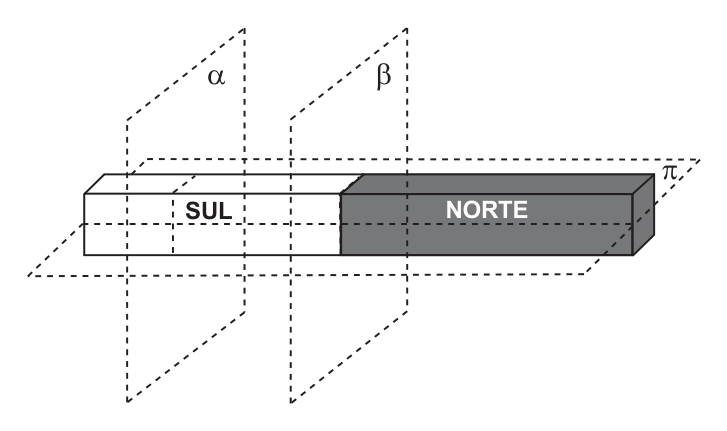
#> input picture imagens/fatec/2010/1sem/questao_029.png, 727 x 431 px; its folder holds only this picture in this run; the run also reads 1 picture not shown here
$ python auditar_fatec_imagens.py
#> lines starting #> are read from the running program, lines starting #| are printed output that depends on the picture; after the words box and inside, x2 and y2 are one past the last pixel; in counts of white or black regions, pixels touching at a corner belong together
# auditoria final pos-recortes 2026-10-07
from pathlib import Path
import json, math
import cv2
import numpy as np
from PIL import Image, ImageOps, ImageDraw, ImageFont

ROOT=Path("imagens/fatec")
OUT=Path("auditoria_visual_fatec")
OUT.mkdir(exist_ok=True)
records=[]

def weighted_median(vals):
    if not vals: return 0.0
    vals=sorted(vals,key=lambda x:x[0])
    total=sum(w for _,w in vals); acc=0
    for v,w in vals:
        acc+=w
        if acc>=total/2: return float(v)
    return float(vals[-1][0])

for p in sorted(ROOT.rglob("*.png")):
    try:
        im=Image.open(p).convert("RGB")
#> im is the input picture: PIL image 727x431 RGB; mean R, G, B 239.3, 239.3, 239.5
    except Exception:
        continue
    a=np.array(im)
    h,w=a.shape[:2]
#> h = 431; w = 727
    gray=cv2.cvtColor(a,cv2.COLOR_RGB2GRAY)
    ink=gray<245
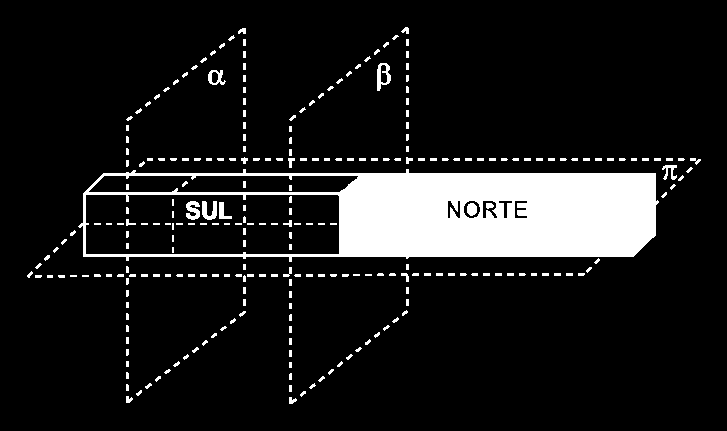
#> ink: shape (431, 727) bool; 11% white; 264 white regions (103 under 20 px), largest, box (x1, y1, x2, y2) and area: (78, 169, 659, 262) 28242, (377, 63, 391, 91) 203, (202, 201, 217, 220) 180
    if ink.any():
        ys,xs=np.where(ink)
        x0,x1=int(xs.min()),int(xs.max())
#> x0 = 27; x1 = 700
        y0,y1=int(ys.min()),int(ys.max())
#> y0 = 27; y1 = 403
    else:
        x0=y0=0; x1=w-1; y1=h-1
    margins={"left":x0,"right":w-1-x1,"top":y0,"bottom":h-1-y1}
#> margins = {'left': 27, 'right': 26, 'top': 27, 'bottom': 27}
    edges=cv2.Canny(gray,60,160)
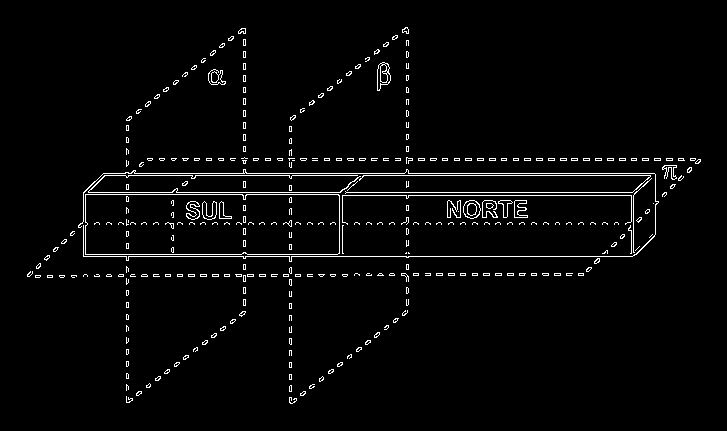
#> edges: shape (431, 727); 2.8% white in thin lines or dots, all inside (x1, y1, x2, y2) = (27, 27, 701, 404)
    lines=cv2.HoughLinesP(edges,1,np.pi/180,threshold=max(35,w//8),minLineLength=max(60,int(w*0.35)),maxLineGap=20)
#> lines = 23 rows, first 6: [83, 256, 632, 256], [83, 192, 666, 192], [103, 173, 673, 173], [101, 175, 681, 175], [148, 160, 700, 160], [147, 158, 695, 158]
    angles=[]
    if lines is not None:
        arr_lines = lines.reshape(-1, 4)
#> arr_lines has the same summary as lines
        for ln in arr_lines:
            xA,yA,xB,yB=map(int,ln)
            dx=xB-xA; dy=yB-yA
            length=(dx*dx+dy*dy)**0.5
            if length<max(60,w*0.35): continue
            ang=math.degrees(math.atan2(dy,dx))
            while ang>90: ang-=180
            while ang<-90: ang+=180
            if abs(ang)<=6:
                angles.append((ang,length))
#> this loop made 23 passes
#> (xA, yA, xB, yB, dx, dy, length) on passes 1, 2, 3, 4, 5, 6, 7, 9, 10, 11, 12, 13: (83, 256, 632, 256, 549, 0, 549), (83, 192, 666, 192, 583, 0, 583), (103, 173, 673, 173, 570, 0, 570), (101, 175, 681, 175, 580, 0, 580), (148, 160, 700, 160, 552, 0, 552), (147, 158, 695, 158, 548, 0, 548), (338, 195, 633, 195, 295, 0, 295), (83, 194, 338, 194, 255, 0, 255), (27, 275, 583, 275, 556, 0, 556), (84, 274, 583, 274, 499, 0, 499), (80, 223, 633, 223, 553, 0, 553), (27, 276, 346, 276, 319, 0, 319)
#> (xA, yA, xB, yB, dx, dy, length) on pass 8: (83, 254, 337, 254, 254, 0, 254)
#> after the loop, angles = [(0, 549), (0, 583), (0, 570), (0, 580), (0, 552), (0, 548), (0, 295), (0, 255), (0, 556), (0, 499), (0, 553), (0, 319), (0, 573), (0, 554)]
    skew=weighted_median(angles)
#> in weighted_median, `vals=sorted(vals,key=lambda x:x[0])`: vals has the same summary as angles outside weighted_median
#> in weighted_median, `total = sum((w for _, w in vals))`: total = 6986
#> the loop in weighted_median, `for v,w in vals:` made 7 passes
#> (w, acc) on passes 1 to 7: (549, 549), (583, 1132), (570, 1702), (580, 2282), (552, 2834), (548, 3382), (295, 3677)
#> after the loop in weighted_median, `for v,w in vals:`: acc = 3677
#> skew = 0
    horiz_weight=sum(l for _,l in angles)
#> horiz_weight = 6986
    touches=[k for k,v in margins.items() if v<=2]
#> touches = []
    clip_flag=(len(touches)>=1 and (margins["left"]<=2 or margins["right"]<=2) and w>120 and h>60)
#> clip_flag = False
    skew_flag=(abs(skew)>=0.65 and horiz_weight>=w*0.9)
#> skew_flag = False
    extreme=(w/h>7.5 or h/w>7.5)
#> extreme = False
    flagged=bool(clip_flag or skew_flag or extreme)
#> flagged = False
    records.append({
        "path":str(p),"width":w,"height":h,"margins":margins,
        "skew_deg":round(skew,3),"horiz_weight":round(horiz_weight,1),
        "clip_flag":bool(clip_flag),"skew_flag":bool(skew_flag),
        "extreme_aspect":bool(extreme),"flagged":flagged
    })
#> pass 2 of the loop `for p in sorted(ROOT.rglob("*.png")):`:
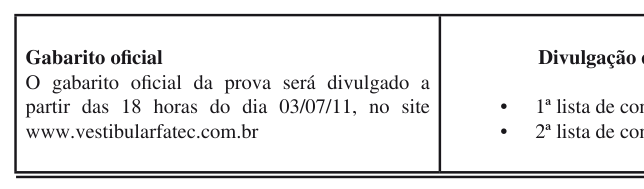
#> input picture imagens/fatec/2011/2sem/questao_019.png, 644 x 189 px
#> im is the input picture: PIL image 644x189 RGB; mean R, G, B 235.1, 234.9, 235.3
#> gray: shape (189, 644)
#> `ink=gray<245`:
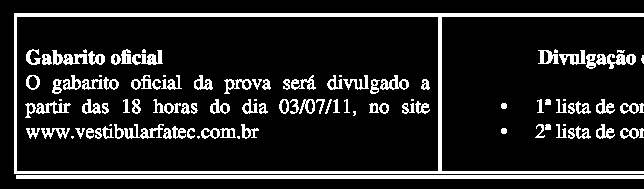
#> ink: shape (189, 644) bool; 13.6% white; 107 white regions (17 under 20 px), largest, box (x1, y1, x2, y2) and area: (14, 13, 644, 174) 5488, (16, 175, 644, 179) 2512, (586, 54, 636, 69) 422
#> ys = 16563 values from 13 to 178; xs = 16563 values, max 643 at index 629, min 14 at index 0, mean 300.7
#> x0 = 14; x1 = 643
#> y0 = 13; y1 = 178
#> margins = {'left': 14, 'right': 0, 'top': 13, 'bottom': 10}
#> `edges=cv2.Canny(gray,60,160)`:
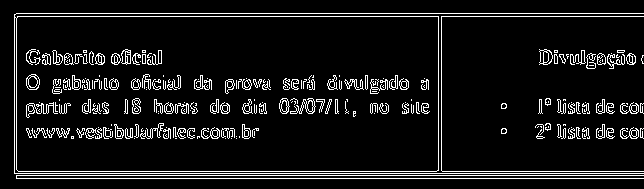
#> edges: shape (189, 644); 8.6% white in thin lines or dots, all inside (x1, y1, x2, y2) = (14, 13, 644, 179)
#> lines = 38 rows, first 6: [14, 16, 643, 16], [16, 175, 643, 175], [16, 178, 643, 178], [14, 171, 643, 171], [14, 173, 643, 173], [16, 13, 643, 13]
#> arr_lines has the same summary as lines
#> the loop `for ln in arr_lines:` made 38 passes
#> (xA, yA, xB, yB, dx, length) on passes 1 to 8: (14, 16, 643, 16, 629, 629), (16, 175, 643, 175, 627, 627), (16, 178, 643, 178, 627, 627), (14, 171, 643, 171, 629, 629), (14, 173, 643, 173, 629, 629), (16, 13, 643, 13, 627, 627), (14, 105, 345, 105, 331, 331), (14, 128, 258, 128, 244, 244)
#> after the loop `for ln in arr_lines:`: angles = 38 pairs, first value 0 to 0, second value 226 to 629
#> the loop in weighted_median, `for v,w in vals:` made 16 passes
#> (w, acc) on passes 1 to 8: (629, 629), (627, 1256), (627, 1883), (629, 2512), (629, 3141), (627, 3768), (331, 4099), (244, 4343)
#> after the loop in weighted_median, `for v,w in vals:`: acc = 7474
#> horiz_weight = 14741
#> touches = ['right']
#> clip_flag = True
#> pass 3 of the loop `for p in sorted(ROOT.rglob("*.png")):`:
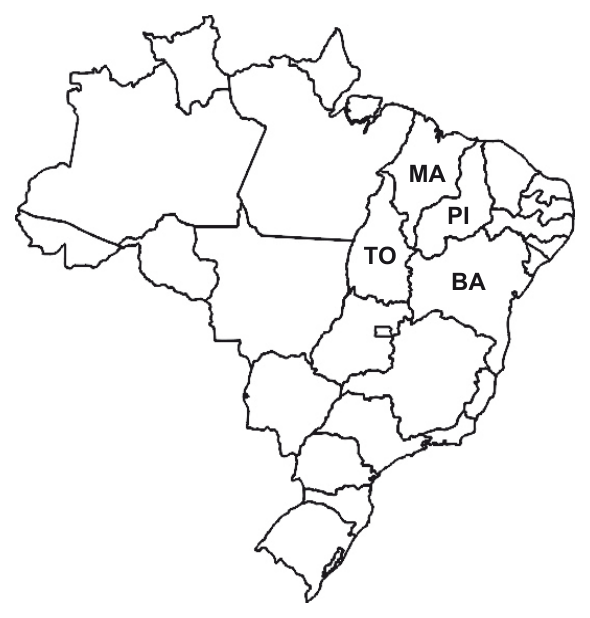
#> input picture imagens/fatec/2011/2sem/questao_027.png, 590 x 618 px
#> im is the input picture: PIL image 590x618 RGB; mean R, G, B 244.1, 244, 244.2
#> gray: shape (618, 590)
#> `ink=gray<245`:
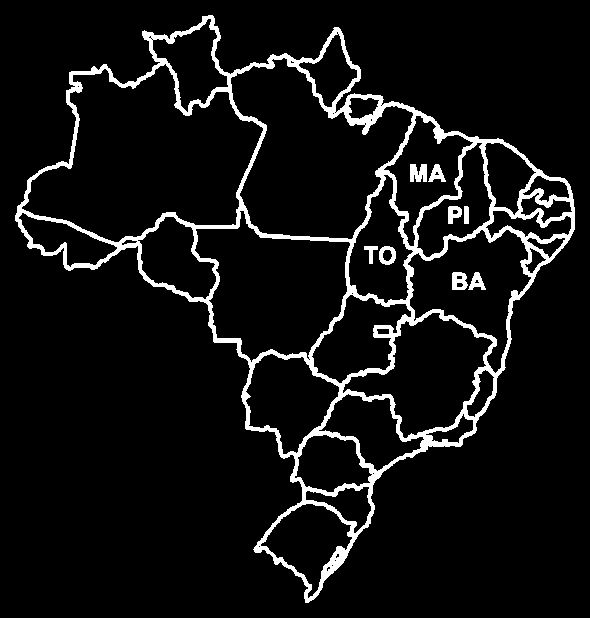
#> ink: shape (618, 590) bool; 7% white; 9 white regions, largest, box (x1, y1, x2, y2) and area: (15, 15, 575, 603) 24283, (410, 164, 427, 182) 255, (452, 272, 468, 290) 218
#> x0 = 15; x1 = 574
#> y0 = 15; y1 = 602
#> margins = {'left': 15, 'right': 15, 'top': 15, 'bottom': 15}
#> `edges=cv2.Canny(gray,60,160)`:
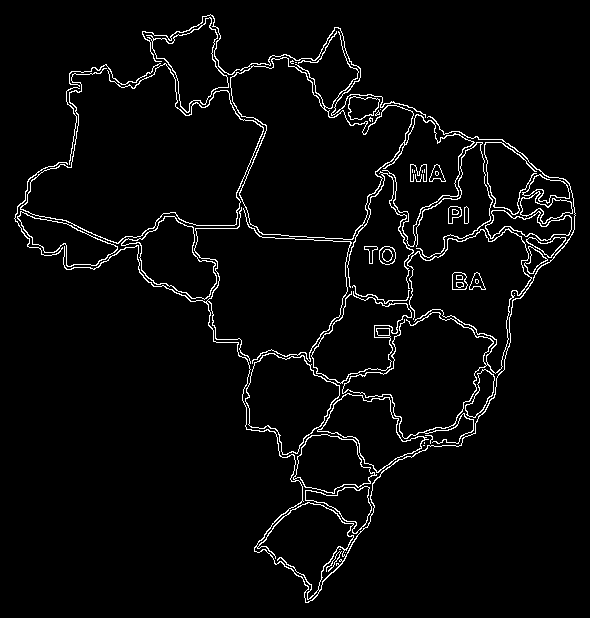
#> edges: shape (618, 590); 3.6% white in thin lines or dots
#> lines = [[157, 219, 443, 254]]
#> the loop `for ln in arr_lines:` made 1 pass
#> (xA, yA, xB, yB, dx, dy, length) on pass 1: (157, 219, 443, 254, 286, 35, 288.1)
#> after the loop `for ln in arr_lines:`: angles = []
#> horiz_weight = 0
#> touches = []
#> clip_flag = False
#> the loop made 4 passes; the first 3 are shown

(OUT/"report.json").write_text(json.dumps(records,ensure_ascii=False,indent=2),encoding="utf-8")
flagged=[r for r in records if r["flagged"]]
(OUT/"flagged.txt").write_text("\n".join(r["path"] for r in flagged),encoding="utf-8")
print("total",len(records),"flagged",len(flagged))

font=ImageFont.load_default()
cell_w,cell_h=760,480
cols,rows=3,4
for s in range(0,len(flagged),cols*rows):
    subset=flagged[s:s+cols*rows]
    sheet=Image.new("RGB",(cols*cell_w,rows*cell_h),"white")
#> sheet: PIL image 2280x1920 RGB; every value is 255
    d=ImageDraw.Draw(sheet)
    for j,r in enumerate(subset):
        p=Path(r["path"])
        im=Image.open(p).convert("RGB")
        thumb=ImageOps.contain(im,(cell_w-30,cell_h-80))
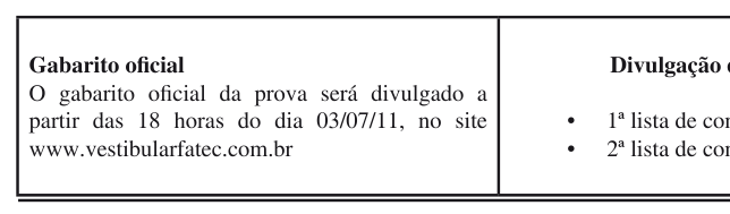
#> thumb: PIL image 730x214 RGB; mean R, G, B 234.8, 234.6, 235
        x=(j%cols)*cell_w+(cell_w-thumb.width)//2
        y=(j//cols)*cell_h+50+(cell_h-80-thumb.height)//2
        sheet.paste(thumb,(x,y))
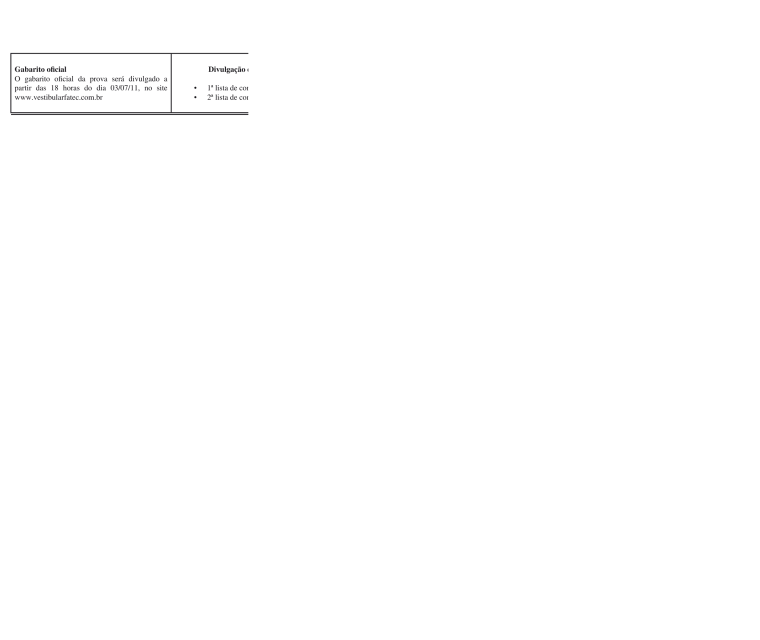
#> sheet: PIL image 2280x1920 RGB (shown at 1/3 size); mean R, G, B 254.3, 254.3, 254.3
        label=f'{p} | {r["width"]}x{r["height"]} | skew={r["skew_deg"]} | margins={r["margins"]}'
        d.text(((j%cols)*cell_w+8,(j//cols)*cell_h+8),label,fill="black",font=font)
    sheet.save(OUT/f"flagged_{s//(cols*rows)+1:02d}.jpg",quality=88)


# Folhas de contato de TODAS as imagens, para revisão visual integral e não apenas
# dos casos que a heurística marcou como suspeitos.
for s0 in range(0,len(records),cols*rows):
    subset=records[s0:s0+cols*rows]
    sheet=Image.new("RGB",(cols*cell_w,rows*cell_h),"white")
    d=ImageDraw.Draw(sheet)
    for j,r in enumerate(subset):
        p=Path(r["path"])
        im=Image.open(p).convert("RGB")
        thumb=ImageOps.contain(im,(cell_w-30,cell_h-80))
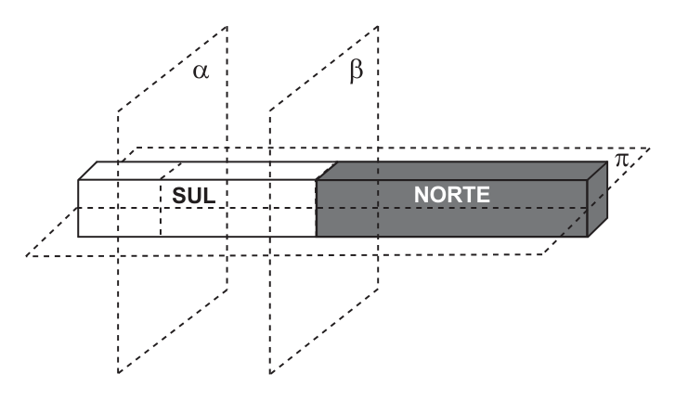
#> thumb: PIL image 675x400 RGB; mean R, G, B 239.2, 239.2, 239.4
        x=(j%cols)*cell_w+(cell_w-thumb.width)//2
        y=(j//cols)*cell_h+50+(cell_h-80-thumb.height)//2
        sheet.paste(thumb,(x,y))
        label=f'{p} | {r["width"]}x{r["height"]} | skew={r["skew_deg"]}'
        d.text(((j%cols)*cell_w+8,(j//cols)*cell_h+8),label,fill="black",font=font)
    sheet.save(OUT/f"all_{s0//(cols*rows)+1:02d}.jpg",quality=88)
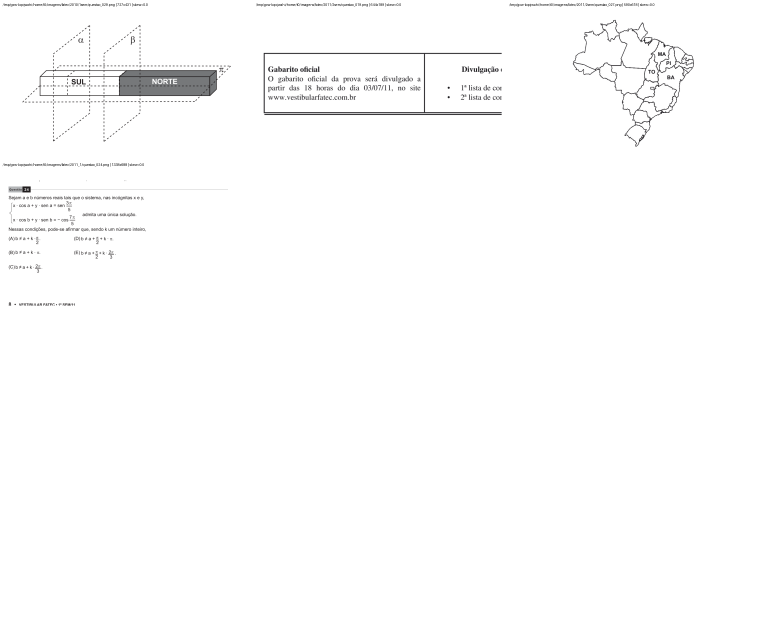
#> saved as all_01.jpg: PIL image 2280x1920 RGB (shown at 1/3 size); mean R, G, B 252.4, 252.4, 252.4

# reaudit 2026-10-09

# reaudit pos-v6 2026-10-13
